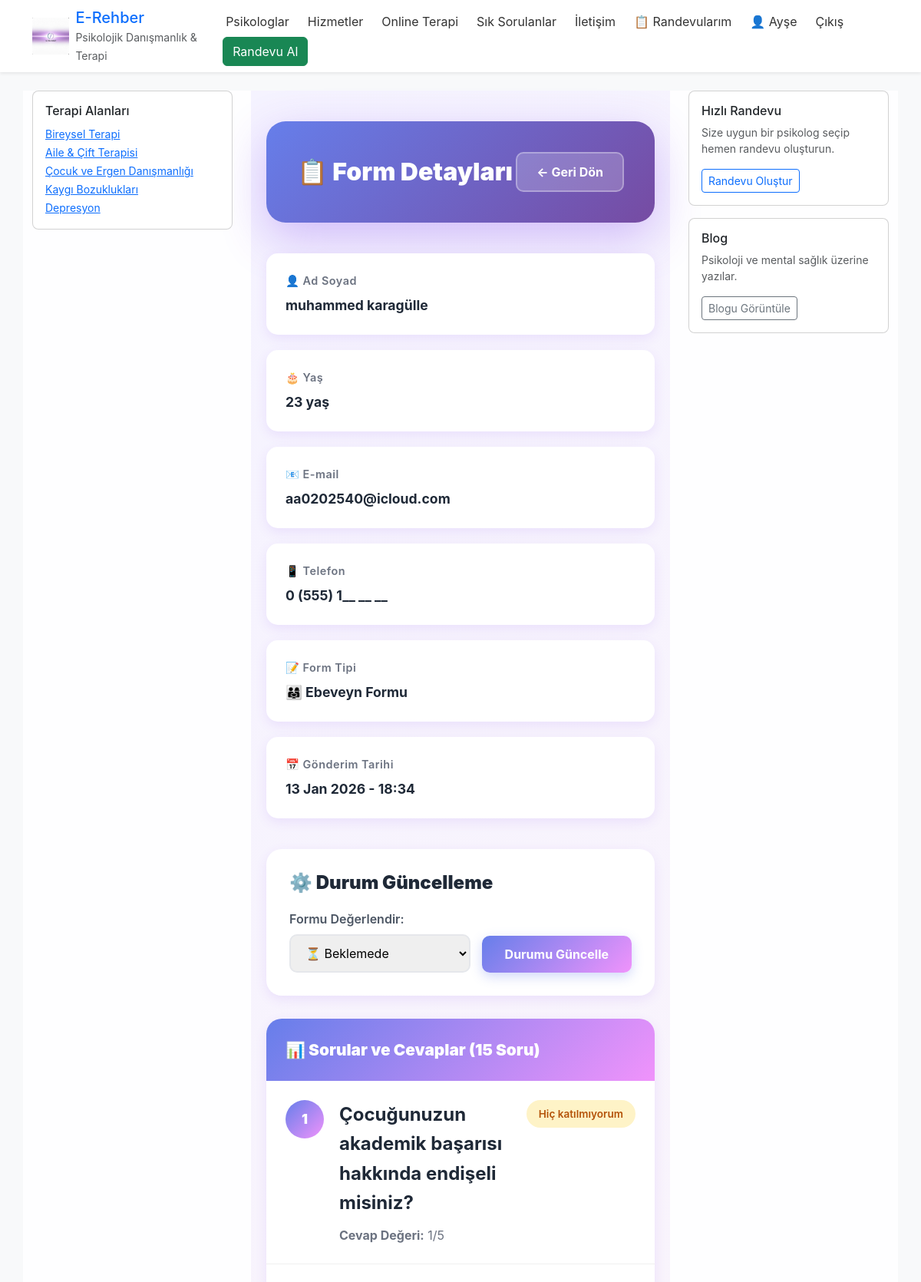
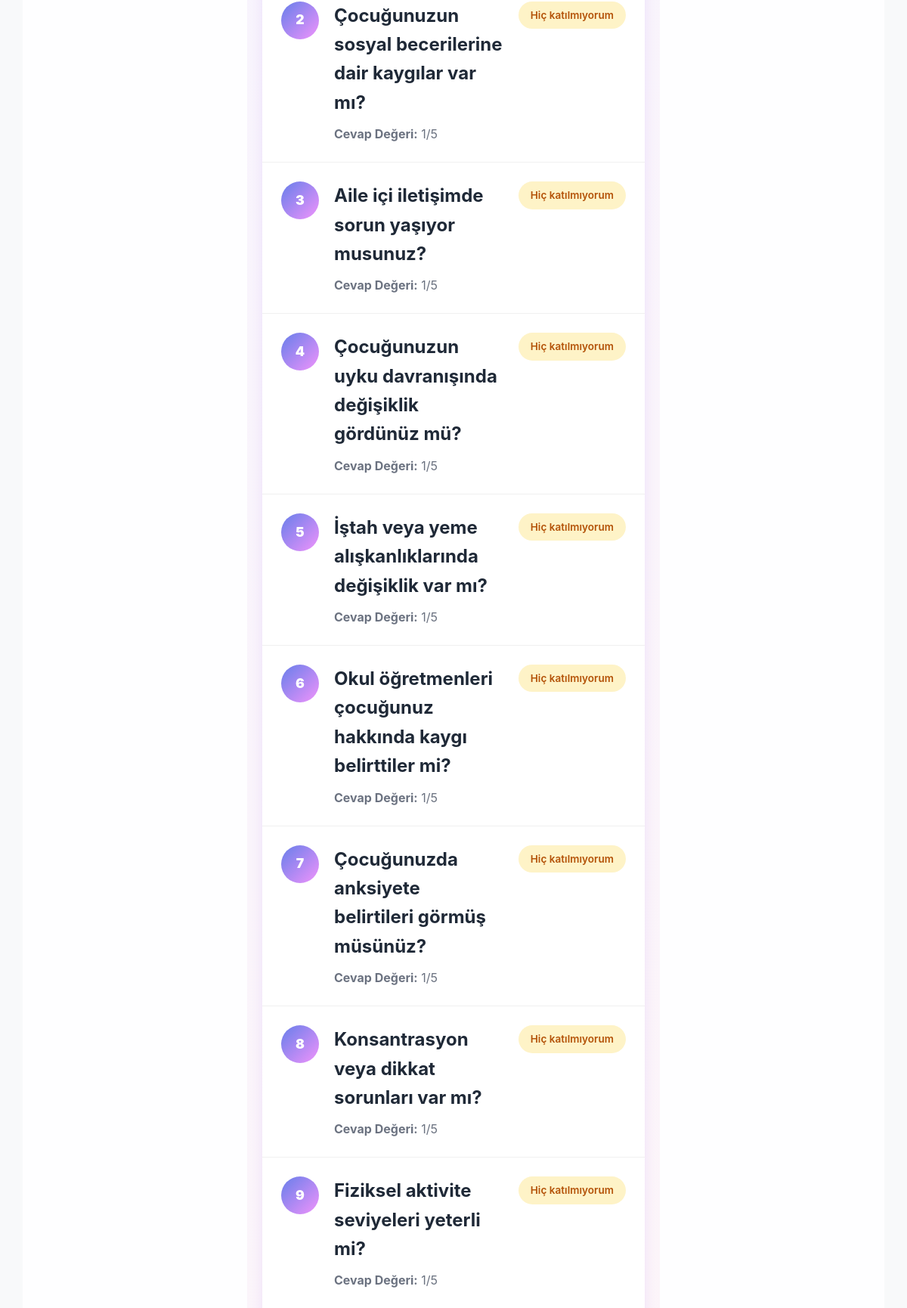
The page /online-terapi/form/1/ (signed in, upper part) on the database its author committed (2 pictures, top to bottom).
### onlineTerapi/models.py (models this page shows, shortened)
class TherapyForm(models.Model):
    FORM_TYPE_CHOICES = [
        ('child', 'Çocuk'),
        ('parent', 'Ebeveyn'),
    ]
    form_type = models.CharField(max_length=10, choices=FORM_TYPE_CHOICES)
    name = models.CharField(max_length=100, verbose_name="Ad Soyad")
    age = models.IntegerField(verbose_name="Yaş")
    email = models.EmailField(verbose_name="E-mail")
    phone = models.CharField(max_length=20, verbose_name="Telefon")
    question1 = models.IntegerField(choices=[(i, str(i)) for i in range(1, 6)], default=1, verbose_name="Soru 1")
    question2 = models.IntegerField(choices=[(i, str(i)) for i in range(1, 6)], default=1, verbose_name="Soru 2")
    question3 = models.IntegerField(choices=[(i, str(i)) for i in range(1, 6)], default=1, verbose_name="Soru 3")
    question4 = models.IntegerField(choices=[(i, str(i)) for i in range(1, 6)], default=1, verbose_name="Soru 4")
    question5 = models.IntegerField(choices=[(i, str(i)) for i in range(1, 6)], default=1, verbose_name="Soru 5")
    question6 = models.IntegerField(choices=[(i, str(i)) for i in range(1, 6)], default=1, verbose_name="Soru 6")
    question7 = models.IntegerField(choices=[(i, str(i)) for i in range(1, 6)], default=1, verbose_name="Soru 7")
    question8 = models.IntegerField(choices=[(i, str(i)) for i in range(1, 6)], default=1, verbose_name="Soru 8")
    question9 = models.IntegerField(choices=[(i, str(i)) for i in range(1, 6)], default=1, verbose_name="Soru 9")
    question10 = models.IntegerField(choices=[(i, str(i)) for i in range(1, 6)], default=1, verbose_name="Soru 10")
    question11 = models.IntegerField(choices=[(i, str(i)) for i in range(1, 6)], default=1, verbose_name="Soru 11")
    question12 = models.IntegerField(choices=[(i, str(i)) for i in range(1, 6)], default=1, verbose_name="Soru 12")
    question13 = models.IntegerField(choices=[(i, str(i)) for i in range(1, 6)], default=1, verbose_name="Soru 13")
    question14 = models.IntegerField(choices=[(i, str(i)) for i in range(1, 6)], default=1, verbose_name="Soru 14")
    question15 = models.IntegerField(choices=[(i, str(i)) for i in range(1, 6)], default=1, verbose_name="Soru 15")
    notes = models.TextField(blank=True, verbose_name="Ek Notlar")
    created_at = models.DateTimeField(auto_now_add=True)
    status = models.CharField(max_length=20, choices=[('pending', 'Beklemede'), ('reviewed', 'İncelendi'), ('completed', 'Tamamlandı')], default='pending')
    class Meta:
        verbose_name = "Terapi Formu"
        verbose_name_plural = "Terapi Formları"
        ordering = ['-created_at']

### onlineTerapi/views.py (the view, shortened to what this page needs)
# urls.py: path('form/<int:pk>/', views.form_detail, name='form_detail'),
@login_required
def form_detail(request, pk):
    form_obj = get_object_or_404(TherapyForm, pk=pk)
    questions = CHILD_QUESTIONS if form_obj.form_type == 'child' else PARENT_QUESTIONS
    answers = [
        form_obj.question1, form_obj.question2, form_obj.question3, form_obj.question4, form_obj.question5,
        form_obj.question6, form_obj.question7, form_obj.question8, form_obj.question9, form_obj.question10,
        form_obj.question11, form_obj.question12, form_obj.question13, form_obj.question14, form_obj.question15,
    ]
    qa_pairs = []
    for i, (question, answer) in enumerate(zip(questions, answers), 1):
        qa_pairs.append({
            'number': i,
            'question': question,
            'answer': answer,
            'label': CHOICE_LABELS.get(answer, 'Bilinmeyen'),
        })
    context = {
        'form': form_obj,
        'qa_pairs': qa_pairs,
        'status_choices': [('pending', 'Beklemede'), ('reviewed', 'İncelendi'), ('completed', 'Tamamlandı')],
    }
    return render(request, 'online_therapy/form_detail.html', context)

### onlineTerapi/templates/online_therapy/form_detail.html (shortened to what this page needs)
{% extends "Base.html" %}
{% block content %}
<div class="detail-container">
    <div class="detail-header">
        <h1>📋 Form Detayları</h1>
        <a href="{% url 'online_therapy:psychologist_dashboard' %}" class="back-button">← Geri Dön</a>
    </div>
    <div class="info-grid">
        <div class="info-card">
            <div class="info-label">👤 Ad Soyad</div>
            <div class="info-value">{{ form.name }}</div>
        </div>
        <div class="info-card">
            <div class="info-label">🎂 Yaş</div>
            <div class="info-value">{{ form.age }} yaş</div>
        </div>
        <div class="info-card">
            <div class="info-label">📧 E-mail</div>
            <div class="info-value">{{ form.email }}</div>
        </div>
        <div class="info-card">
            <div class="info-label">📱 Telefon</div>
            <div class="info-value">{{ form.phone }}</div>
        </div>
        <div class="info-card">
            <div class="info-label">📝 Form Tipi</div>
            <div class="info-value">{% if form.form_type == 'child' %}👧 Çocuk Formu{% else %}👨‍👩‍👧 Ebeveyn Formu{% endif %}</div>
        </div>
        <div class="info-card">
            <div class="info-label">📅 Gönderim Tarihi</div>
            <div class="info-value">{{ form.created_at|date:"d M Y - H:i" }}</div>
        </div>
    </div>
    <div class="status-section">
        <h2 class="section-title">⚙️ Durum Güncelleme</h2>
        <form method="post" class="status-form">
            <div class="form-group">
                <label for="status">Formu Değerlendir:</label>
                <select name="status" id="status" required>
                    <option value="pending" {% if form.status == 'pending' %}selected{% endif %}>⏳ Beklemede</option>
                </select>
            </div>
            <button type="submit" class="btn-update">Durumu Güncelle</button>
        </form>
    </div>
    <div class="answers-section">
        <div class="answers-header">
            📊 Sorular ve Cevaplar (15 Soru)
        </div>
        {% for qa in qa_pairs %}
        <div class="answer-item">
            <div class="question-number">{{ qa.number }}</div>
            <div class="answer-content">
                <h4>{{ qa.question }}</h4>
                <p><strong>Cevap Değeri:</strong> {{ qa.answer }}/5</p>
            </div>
            <div class="answer-badge">{{ qa.label }}</div>
        </div>
        {% endfor %}
    </div>
</div>
{% endblock %}

### Psyora/templates/Base.html (shortened to what this page needs)
<!doctype html>
<html lang="tr">
<head>
	{% load static %}
	<link href="https://cdn.jsdelivr.net/npm/bootstrap@5.3.3/dist/css/bootstrap.min.css" rel="stylesheet">
	<link href="{% static 'css/base.css' %}" rel="stylesheet">
</head>
<body class="{% block body_class %}{% endblock %} d-flex flex-column min-vh-100">
	<header class="bg-white shadow-sm">
		<div class="container d-flex align-items-center justify-content-between py-2">
			<a class="d-flex align-items-center text-decoration-none" href="/">
				<img src="{% static 'images/WhatsApp Görsel 2025-11-28 saat 21.29.51_526577d2.jpg' %}" alt="Logo" class="site-logo me-2">
				<div>
					<span class="h5 mb-0">E-Rehber</span><br>
					<small class="text-muted">Psikolojik Danışmanlık & Terapi</small>
				</div>
			</a>
			<nav>
				{% block navbar %}
				<ul class="nav">
					<li class="nav-item"><a class="nav-link" href="{% url 'psikologlar' %}">Psikologlar</a></li>
					<li class="nav-item"><a class="nav-link" href="{% url 'hizmetler' %}">Hizmetler</a></li>
					<li class="nav-item"><a class="nav-link" href="{% url 'online_therapy:form' %}">Online Terapi</a></li>
					<li class="nav-item"><a class="nav-link" href="{% url 'sss' %}">Sık Sorulanlar</a></li>
					<li class="nav-item"><a class="nav-link" href="{% url 'iletisim' %}">İletişim</a></li>
					{% if user.is_authenticated %}
						{% if user.is_authenticated and user.psychologist_profile %}
							<li class="nav-item"><a class="nav-link" href="{% url 'psikolog_panel' %}">📋 Randevularım</a></li>
						{% endif %}
						<li class="nav-item">
							<a class="nav-link" href="{% url 'profil' %}">👤 {{ user.first_name|default:user.username }}</a>
						</li>
						<li class="nav-item"><a class="nav-link" href="{% url 'logout' %}">Çıkış</a></li>
					{% else %}
						<li class="nav-item"><a class="nav-link" href="{% url 'login' %}">Giriş Yap</a></li>
						<li class="nav-item"><a class="nav-link" href="{% url 'kayit_ol' %}">Kayıt Ol</a></li>
					{% endif %}
					<li class="nav-item"><a class="btn btn-success ms-2" href="{% url 'randevu_al' %}">Randevu Al</a></li>
				</ul>
				{% endblock %}
			</nav>
		</div>
	</header>
	<main class="container my-4 flex-grow-1">
		<div class="row">
			<aside class="col-12 col-md-3 mb-3">
				{% block left_column %}
				<div class="card">
					<div class="card-body">
						<h6 class="card-title">Terapi Alanları</h6>
						<ul class="list-unstyled mb-0">
							<li><a href="{% url 'hizmetler' %}" class="small">Bireysel Terapi</a></li>
							<li><a href="{% url 'hizmetler' %}" class="small">Aile & Çift Terapisi</a></li>
							<li><a href="{% url 'hizmetler' %}" class="small">Çocuk ve Ergen Danışmanlığı</a></li>
							<li><a href="{% url 'hizmetler' %}" class="small">Kaygı Bozuklukları</a></li>
							<li><a href="{% url 'hizmetler' %}" class="small">Depresyon</a></li>
						</ul>
					</div>
				</div>
				{% endblock %}
			</aside>
			<section class="col-12 col-md-6 mb-3">
				{% block content %}{% endblock %}
			</section>
			<aside class="col-12 col-md-3 mb-3">
				{% block right_column %}
				<div class="card">
					<div class="card-body">
						<h6 class="card-title">Hızlı Randevu</h6>
						<p class="small text-muted">Size uygun bir psikolog seçip hemen randevu oluşturun.</p>
						<a class="btn btn-outline-primary btn-sm" href="{% url 'randevu_al' %}">Randevu Oluştur</a>
					</div>
				</div>
				<div class="card mt-3">
					<div class="card-body">
						<h6 class="card-title">Blog</h6>
						<p class="small text-muted">Psikoloji ve mental sağlık üzerine yazılar.</p>
						<a class="btn btn-outline-secondary btn-sm" href="{% url 'blog' %}">Blogu Görüntüle</a>
					</div>
				</div>
				{% endblock %}
			</aside>
		</div>
	</main>
</body>
</html>

### Psyora/static/css/Base.css (style rules this page uses)
body { background-color: #f8f9fa; color: #222; font-family: Inter, system-ui, -apple-system, "Segoe UI", Roboto, "Helvetica Neue", Arial; position: relative; }
main.container, .card { background-color: rgba(255,255,255,0.92); }
.site-logo { height: 48px; width: auto; }
header .nav .nav-link { color: #333; padding: .5rem 0.75rem; }
header .btn-success { background-color: #198754; border-color: #198754; }
.card { border-radius: 8px; }

### onlineTerapi/templates/online_therapy/form_detail.html (style rules this page uses)
.detail-container { background: linear-gradient(135deg, #f5f3ff 0%, #fff5f7 100%); min-height: 100vh; padding: 40px 20px; }
.detail-header { background: linear-gradient(135deg, #667eea 0%, #764ba2 25%, #f093fb 50%, #4facfe 75%, #00f2fe 100%); background-size: 400% 400%; animation: gradientShift 15s ease infinite; color: white; padding: 40px; border-radius: 25px; margin-bottom: 40px; box-shadow: 0 20px 60px rgba(124, 58, 237, 0.3); display: flex; justify-content: space-between; align-items: center; }
.detail-header h1 { margin: 0; font-weight: 900; font-size: 2rem; }
.back-button { background: rgba(255, 255, 255, 0.2); color: white; padding: 12px 25px; border-radius: 10px; text-decoration: none; font-weight: 700; transition: all 0.3s ease; border: 2px solid rgba(255, 255, 255, 0.3); }
.info-grid { display: grid; grid-template-columns: repeat(auto-fit, minmax(250px, 1fr)); gap: 20px; margin-bottom: 40px; }
.info-card { background: white; padding: 25px; border-radius: 15px; box-shadow: 0 5px 15px rgba(124, 58, 237, 0.1); }
.info-label { color: #6b7280; font-weight: 600; font-size: 0.9rem; margin-bottom: 8px; letter-spacing: 0.5px; }
.info-value { color: #1f2937; font-weight: 700; font-size: 1.1rem; }
.status-section { background: white; padding: 30px; border-radius: 20px; margin-bottom: 30px; box-shadow: 0 5px 15px rgba(124, 58, 237, 0.1); }
.section-title { font-size: 1.5rem; font-weight: 900; color: #1f2937; margin-bottom: 20px; display: flex; align-items: center; gap: 10px; }
.status-form { display: grid; grid-template-columns: 1fr auto; gap: 15px; align-items: end; }
.form-group { display: flex; flex-direction: column; }
.form-group label { font-weight: 600; margin-bottom: 8px; color: #4b5563; }
.form-group select { padding: 12px 15px; border: 2px solid #e5e7eb; border-radius: 10px; font-size: 1rem; font-family: inherit; }
.btn-update { background: linear-gradient(135deg, #667eea, #f093fb); color: white; padding: 12px 30px; border: none; border-radius: 10px; font-weight: 700; cursor: pointer; transition: all 0.3s ease; box-shadow: 0 5px 15px rgba(102, 126, 234, 0.3); }
.answers-section { background: white; border-radius: 20px; overflow: hidden; box-shadow: 0 5px 15px rgba(124, 58, 237, 0.1); margin-bottom: 30px; }
.answers-header { background: linear-gradient(135deg, #667eea 0%, #f093fb 100%); color: white; padding: 25px; font-size: 1.3rem; font-weight: 900; }
.answer-item { padding: 25px; border-bottom: 1px solid #f0f0f0; display: grid; grid-template-columns: 50px 1fr auto; gap: 20px; align-items: start; }
.question-number { display: flex; align-items: center; justify-content: center; width: 50px; height: 50px; background: linear-gradient(135deg, #667eea, #f093fb); color: white; border-radius: 50%; font-weight: 900; font-size: 1.1rem; }
.answer-content h4 { margin: 0 0 10px 0; color: #1f2937; font-weight: 700; line-height: 1.6; }
.answer-content p { margin: 0; color: #6b7280; }
.answer-badge { background: #fef3c7; color: #b45309; padding: 8px 16px; border-radius: 20px; font-weight: 600; font-size: 0.85rem; white-space: nowrap; }

### rows shown on the page
TherapyForm: name "muhammed karagülle", age "23", email "aa0202540@icloud.com", phone "0 (555) 1__ __ __", created_at "13 Jan 2026 - 18:34", status "⏳ Beklemede"

### other values the page prints
{{ user.first_name|default:user.username }} "Ayşe"
{{ qa.number }} "1" "2" "3" "4" "5" "6" "7" "8" "9"
{{ qa.question }} "Çocuğunuzun akademik başarısı hakkında endişeli misiniz?" "Çocuğunuzun sosyal becerilerine dair kaygılar var mı?" "Aile içi iletişimde sorun yaşıyor musunuz?" "Çocuğunuzun uyku davranışında değişiklik gördünüz mü?" "İştah veya yeme alışkanlıklarında değişiklik var mı?" "Okul öğretmenleri çocuğunuz hakkında kaygı belirttiler mi?" "Çocuğunuzda anksiyete belirtileri görmüş müsünüz?" "Konsantrasyon veya dikkat sorunları var mı?" "Fiziksel aktivite seviyeleri yeterli mi?"
{{ qa.answer }} "1" "1" "1" "1" "1" "1" "1" "1" "1"
{{ qa.label }} "Hiç katılmıyorum" "Hiç katılmıyorum" "Hiç katılmıyorum" "Hiç katılmıyorum" "Hiç katılmıyorum" "Hiç katılmıyorum" "Hiç katılmıyorum" "Hiç katılmıyorum" "Hiç katılmıyorum"
